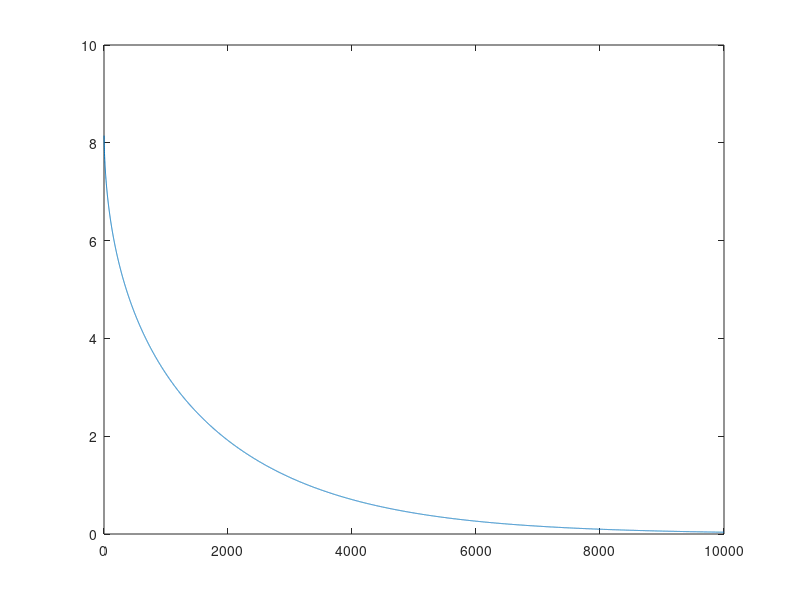

Source code (MATLAB):
function optimization
    n = 200;
    [M, b] = initializeMatrix(n);
    
    evals = sort(eig(M));
    L = evals(n);
    disp(L);    % L = 4 in this case
    %disp('Matrix M:')
    %disp(M)
    
    %disp('Vector b:')
    %disp(b)
    
    x_optimal = pinv(M) * b;
    disp('Global min:');
    f_optimal = (1/2) * dot(M*x_optimal, x_optimal) - dot(b, x_optimal);
    disp(f_optimal);
%     disp('Global minimizer');
%     disp(global_min);
    
    x_k = zeros(n, 1);
    f_vals = [];
    iter = 10000;
    for k = 1 : iter
        x_k = steepestDescent(x_k, M, b, L);
%         disp('f:');
        f = (1/2) * dot(M*x_k, x_k) - dot(b, x_k);
        f_vals = [f_vals, f - f_optimal];
%         disp(f);
%         disp('x:');
%         disp(x_k);
    end
    
    plot(1:1:iter, f_vals);
end

function [M, b] = initializeMatrix(n)
    k = n;
    M = diag(2*[ones(k, 1); zeros(n-k, 1)], 0)...
        + diag([-ones(k-1, 1); zeros(n-k, 1)], -1)...
        + diag([-ones(k-1, 1); zeros(n-k, 1)], 1);
    M(n,1) = - 1;
    M(1,n) = -1;
    b = -1/n * ones(n, 1);
    b(1) = b(1) + 1;
end

function x_k1 = steepestDescent(x_k, M, b, L)
    % Converges in 50000 iters to -8.3331
    x_k1 = x_k - (1 / L) * gradient(M, b, x_k);
end

function steepestDescentLineSearch

end

function laggedSteepestDescent

end

function nesterovsMethod

end

function grad = gradient(M, b, x)
    grad = M * x - b;
end
